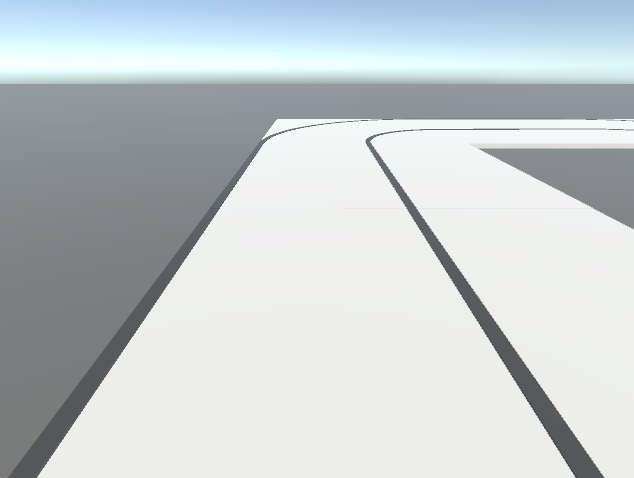
#> input picture ROI_Test/asset/edge_pt_img.png, 634 x 478 px, found by its file name
$ python 3_edge_angle_final.py
#> lines starting #> are read from the running program, lines starting #| are printed output that depends on the picture; after the words box and inside, x2 and y2 are one past the last pixel; in counts of white or black regions, pixels touching at a corner belong together
import cv2
import numpy as np

_SHOW_IMAGE = False
_SHOW_PRINT = False

def crop_img(img):
    img_resize = cv2.resize(img, (640, 480))  # (480,640,3)
    height, width, channel = img_resize.shape
    crop = img_resize[int(height/2):,:,:]
    return crop

def edge_img(img):
    gray = cv2.cvtColor(img, cv2.COLOR_BGR2GRAY)
    canny = cv2.Canny(gray, 30, 70)
    return canny

def find_xy(edge, crop, show=_SHOW_IMAGE):
    lines = cv2.HoughLinesP(edge, 1, np.pi/180., 160, minLineLength=50, maxLineGap=5)
    cv2.line(crop, (lines[0][0][0], lines[0][0][1]), (lines[0][0][2], lines[0][0][3]), (0, 0, 255), 5)
    cv2.line(crop, (lines[1][0][0], lines[1][0][1]), (lines[1][0][2], lines[1][0][3]), (0, 0, 255), 5)
    line_xy = set()
    for i in range(0, crop.shape[0]):
        for j in range(0, crop.shape[1]):
            this_img = crop[i][j]
            if this_img[0] == 0 and this_img[1] == 0 and this_img[2] == 255:
                line_xy.add((j, i))
    line_xy_list = list(line_xy)
    line_xy_list.sort()

    if show:
        cv2.imshow('edge_xy', crop)

    return line_xy_list

def draw_find_xy(crop, line_xy_list, show=_SHOW_IMAGE):
    for z in range(len(line_xy_list)):
        cv2.circle(crop, line_xy_list[z], 1, (255, 0, 0), -1)
    if show:
        show_image('draw_xy', crop, show)

def show_image(title, frame, show=_SHOW_IMAGE):
    if show:
        cv2.imshow(title, frame)

def read_img(root):
#> called with root = './asset/edge_pt_img.png'
    img = cv2.imread(root)
#> img is the input picture: shape (478, 634, 3); mean B, G, R 207.4, 204.8, 198.1
    img_copy = img.copy()

    cropping = crop_img(img)
#> in crop_img, `crop = img_resize[int(height/2):,:,:]`:
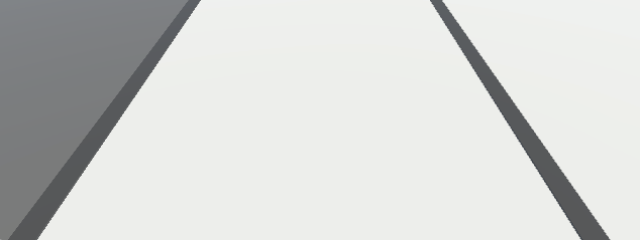
#> crop: shape (240, 640, 3); mean B, G, R 209.6, 211.6, 210.2
    edge = edge_img(cropping)
#> in edge_img, `canny = cv2.Canny(gray, 30, 70)`:
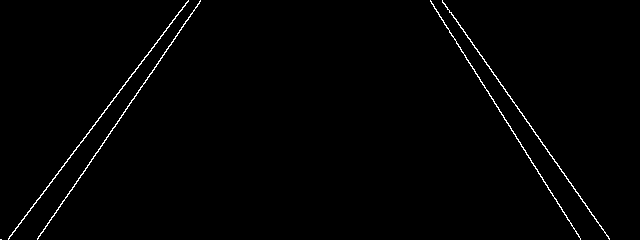
#> canny: shape (240, 640); 1% white in thin lines or dots

    xy = find_xy(edge, cropping, show=True) # 허프변환 후 선 그리기
#> in find_xy, `lines = cv2.HoughLinesP(edge, 1, np.pi/180., 160, minLineLength=50, ma..`: lines = [[8, 239, 188, 0], [442, 0, 609, 239], [430, 0, 571, 225], [43, 231, 190, 14]]
#> in find_xy, `cv2.line(crop, (lines[1][0][0], lines[1][0][1]), (lines[1][0][2], line..`:
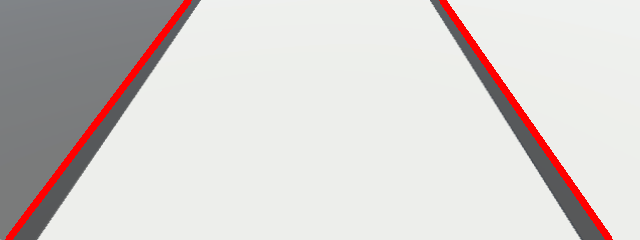
#> crop: shape (240, 640, 3); mean B, G, R 206, 207.9, 213.6
#> after the loop in find_xy, `for i in range(0, crop.shape[0]):`: line_xy = 4197 items
#> in find_xy, `line_xy_list = list(line_xy)`: line_xy_list = 4197 pairs, first value 5 to 612, second value 0 to 239
#> xy has the same summary as line_xy_list in find_xy
    print(f'선분 좌표:{xy}')
#> (printed output is left out)

    draw_find_xy(cropping, xy, show=True) # 찾은 선분의 좌표를 점으로 그리기
#> after the loop in draw_find_xy, `for z in range(len(line_xy_list)):`:
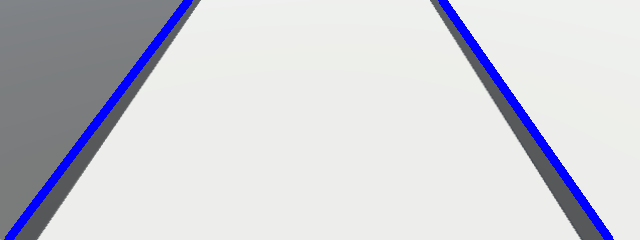
#> crop: shape (240, 640, 3); 3.36% of pixels changed, all inside (x1, y1, x2, y2) = (4, 0, 614, 240)

    show_image('orig', img_copy, show=True)
    show_image('edge', edge, show=True)
    cv2.waitKey(0)
    cv2.destroyAllWindows()

if __name__ == '__main__':
    read_img('./asset/edge_pt_img.png')
